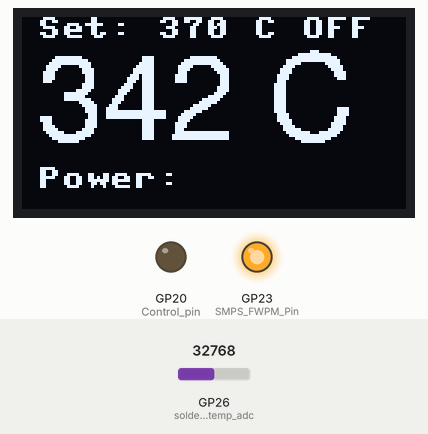
Bench run of a program on a simulated Raspberry Pi Pico running MicroPython. On the bench: 128×64 one-colour display, output pins drawn as LEDs (lit = HIGH). Inputs (shaded band) come from the test bench; at power-on: GP26 (soldering_temp_adc) = 32768 (analog values on the 0–65535 scale). Library files of the repository ran but are not shown: SH1106.py, writer.py, freesans40.py.

Above: at 1.2 s.
1.3 s: GP26 (soldering_temp_adc) set to 45874
At 2.5 s:
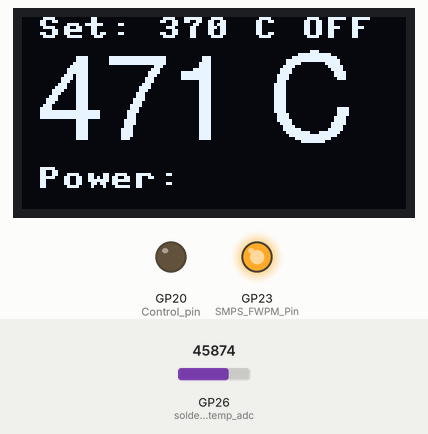
3.2 s: GP26 (soldering_temp_adc) set to 57670
At 4.5 s:
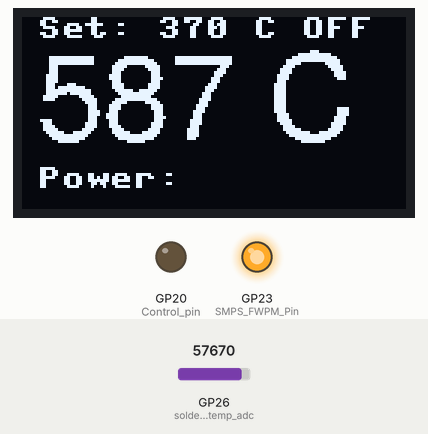
5.0 s: GP26 (soldering_temp_adc) set to 65535
At 6.5 s:
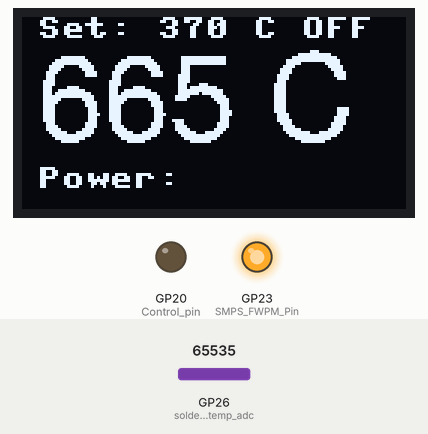
Timing chart, 0 to 8.0 s (numbered marks = the images above; inputs shaded):
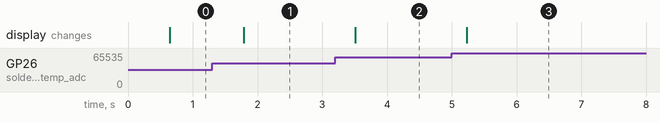

Measured:
- after the input at 1.3 s, the display: changes after 0.49 s (image 1)
- after the input at 3.2 s, the display: changes after 0.31 s (image 2)
- after the input at 5.0 s, the display: changes after 0.23 s (image 3)

The program:

main.py
```python
# (licence header left out)
import time
from machine import I2C, ADC, Pin, WDT
from SH1106 import SH1106_I2C
import framebuf
import writer
import freesans40
import input_buttons

#pin init

#power stage control output
Control_pin = Pin(20,Pin.OUT)
#soldering iron temperature measurement input
soldering_temp_adc = ADC(0)
#generate button object
input_buttons_obj = input_buttons.input_buttons()
SMPS_FWPM_Pin = Pin(23,Pin.OUT)
SMPS_FWPM_Pin.value(1)

#system constants

#duration of the whole control loop (power phase + measurement phase, should be slightly shorter than needed to wait for ZC
control_loop_duration = 60
#duration of an AC cycle
cycle_duration = 20
#duration between display updates
display_update_time = 500
#absolute duration for temperature measurement start since control loop start
temp_meas_time_start = 45
#duration of temp measurement (each ms one measurement is taken)
temp_meas_time_duration = 5
#duration between button polling
button_polling_time = 10

#PID defs

P_val = 1.65
I_val = 0.01
I_integ = 0

#misc var init

heating_time = 0
calc_control_loop = True
heating_done = False

first_heating_limit = 30

#mean measured temp
temp_mean = 0
#temperature setpoint
set_temp = 370
#variable to store button states
button_pushed_idx = -1

#variable to store if power is switched on or not
POWER_ON = False
first_power_on = True

#display init
WIDTH  = 128                                            # oled display width
HEIGHT = 64                                             # oled display height

i2c = I2C(0, sda = Pin(8), scl = Pin(9))                # Init I2C using I2C0 defaults, SCL=Pin(GP9), SDA=Pin(GP8), freq=400000
oled = SH1106_I2C(WIDTH, HEIGHT, i2c)                   # Init oled display
oled.rotate(True)
font_writer = writer.Writer(oled, freesans40)           #init lib for bigger fonts

#timer inits
curr_time = time.ticks_ms()
time_heater_on = curr_time
time_control_loop = curr_time
time_visualisation = curr_time
time_display_update = curr_time
time_temp_meas = curr_time
time_button_poll = curr_time

#watchdog with 150ms timeout; control loop duration
#wdt = WDT(timeout=150)
#main loop
while True:

    curr_time = time.ticks_ms()

    if calc_control_loop == True:

        #feed watchdog
        #wdt.feed()

        #calculate heater on time
        if POWER_ON == True:

            #PID calc
            temp_error = set_temp - temp_mean

            if temp_error <= 0 and first_power_on == True:
                first_power_on = False

            P_res = temp_error * P_val
            I_integ = I_integ + temp_error * I_val

            #anti-windup
            if I_integ > 3:
                I_integ = 3
            elif I_integ < 0:
                I_integ = 0

            #PID result
            PI_res = P_res + I_integ


            if PI_res <= 0:
               heating_time = 0
            elif PI_res > 40:
                heating_time = 40
                #limit on-time if heating up to lower overshoot
                if first_power_on == True:
                   heating_time = first_heating_limit
                   #print("limited")
            else:
                heating_time = round(PI_res)
                #limit on-time if heating up to lower overshoot
                if first_power_on == True and heating_time > first_heating_limit:
                   heating_time = first_heating_limit
                   #print("limited")

            #switch heater on, set timers
            if heating_time > 0:
                #heating off - debug
                Control_pin.value(1)
                pass
            else:
                Control_pin.value(0)
        else:
            heating_time = 0
            first_power_on = True
        #set heater timer
        time_heater_on = time.ticks_ms()
        heating_done = False

        #set temp meas timer
        time_temp_meas = time.ticks_ms()
        temp_measured = False

        #set control loop timer
        time_control_loop = time.ticks_ms()
        calc_control_loop = False

        #print(heating_time)
        #print(first_power_on)


    #heating time over, heating finished
    if curr_time - time_heater_on >= heating_time and heating_done == False:

        Control_pin.value(0)
        heating_done = True

    #temperature measurement time reached
    if curr_time - time_temp_meas >= temp_meas_time_start and temp_measured == False:

        #allow the measurement input to settle
        time.sleep(0.005)

        #measure mean temperature over several samples
        temp_measurement_sum = 0
        for i in range(temp_meas_time_duration):
            temp_measurement_sum = temp_measurement_sum + soldering_temp_adc.read_u16()
            #time.sleep(0.001)

        #temperature scaling; this has to be calibrated!
        temp_mean = ((temp_measurement_sum/temp_meas_time_duration)/65536)*1000*0.6451+20
        #print(temp_mean)

        if temp_mean < 0:
            temp_mean = 0

        temp_measured = True

    #the controll loop is restarted
    if curr_time - time_control_loop >= control_loop_duration:

        #check if power is really off, else throw error (pin state cannot be directly checked)
        if heating_done == False or temp_measured == False:
            raise Exception("heater not turned off or temp not measured!")
        else:
            calc_control_loop = True


    #update display if control loop is finished only to not interveine with heater control
    if curr_time - time_display_update >= display_update_time and calc_control_loop == True:

        #visual output power inducator
        if heating_time <= 40:
            power_str = "|" * round(heating_time/5) #sum(power_4_mean) * "|"
        else:
            power_str = "||||||||"

        #update display
        oled.fill(0)

        font_writer.set_textpos(5, 10)
        font_writer.printstring(str(int(temp_mean)) + " C")
        oled.text("Power: " + power_str,5,50)
        if POWER_ON == True:
            oled.text("Set: " + str(int(set_temp)) + " C " + "ON",5,0)
        else:
            oled.text("Set: " + str(int(set_temp)) + " C " + "OFF",5,0)

        oled.show()

        time_display_update = time.ticks_ms()

    #read button states
    if curr_time - time_button_poll >= button_polling_time and calc_control_loop == False:

        button_pushed_idx = input_buttons_obj.get_button_pushed()

        if button_pushed_idx == 0 and set_temp < 430:
            set_temp = set_temp + 10
            #print("up")
        if button_pushed_idx == 2 and set_temp > 60:
            set_temp = set_temp - 10
            #print("down")
        if button_pushed_idx == 1:
            #print("middle")
            if POWER_ON == True:
                POWER_ON = False
            else:
                POWER_ON = True

        time_button_poll = time.ticks_ms()
        
```

input_buttons.py
```python
# (licence header left out)
from machine import Pin

class input_buttons:


    def __init__(self):

        self.keyup = Pin(18,Pin.IN)
        self.keydown = Pin(16,Pin.IN)
        self.keymiddle = Pin(17,Pin.IN)
        self.prevvals = [0] * 3
        self.currvals = [0] * 3

    def get_button_pushed(self):


        self.currvals[0] = self.keyup.value()
        self.currvals[1] = self.keymiddle.value()
        self.currvals[2] = self.keydown.value()

        #print(self.currvals[0])

        for i in range(len(self.currvals)):

            if self.currvals[i] == 0 and self.prevvals[i] == 1:
                retval = i
                break
            else:
                retval = -1

        #print("currval " + str(self.currvals[0]) + "prevval" + str(self.prevvals[0]))
        self.prevvals = self.currvals.copy()

        return retval
            
```
